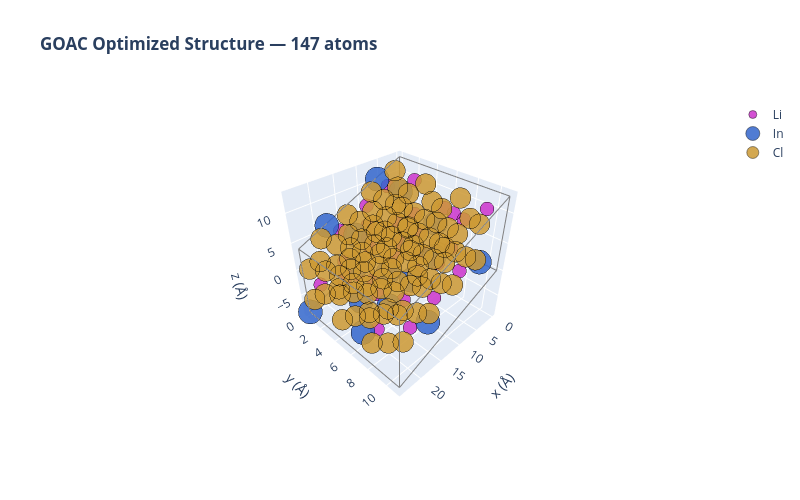

Notebook code cell kept with this figure:
### Markdown cell above
**▲ Figure 1 — Energy landscape + Li positions.** *Left:* histogram of Coulomb energies from 200 random Li configurations in a 2×1×1 supercell. The spread (~45 eV) shows that Li ordering strongly affects the electrostatic energy. The red dashed line marks the lowest-energy configuration found. *Right:* Li atoms (purple dots) of the best structure projected onto the xy-plane.

### Code cell
# 3D interactive plot of the GOAC-optimized structure
import plotly.graph_objects as go
import numpy as np

if best_cif.exists():
    fig = go.Figure()

    # Lattice frame
    lattice = best_structure.lattice
    origin = lattice.get_cartesian_coords([0, 0, 0])
    a = lattice.get_cartesian_coords([1, 0, 0])
    b = lattice.get_cartesian_coords([0, 1, 0])
    c = lattice.get_cartesian_coords([0, 0, 1])

    edges = [
        (origin, a), (origin, b), (origin, c),
        (a, a + b), (a, a + c),
        (b, a + b), (b, b + c),
        (c, a + c), (c, b + c),
        (a + b, a + b + c), (a + c, a + b + c), (b + c, a + b + c),
    ]
    for start, stop in edges:
        fig.add_trace(go.Scatter3d(
            x=[start[0], stop[0]], y=[start[1], stop[1]], z=[start[2], stop[2]],
            mode='lines', line={'color': 'gray', 'width': 2}, showlegend=False,
        ))

    # Atom sites colored by element — only one trace per element
    element_styles = {
        'Li': {'color': '#cc33cc', 'size': 8, 'label': 'Li'},
        'In': {'color': '#3366cc', 'size': 14, 'label': 'In'},
        'Cl': {'color': '#cc9933', 'size': 12, 'label': 'Cl'},
    }

    for elem, style in element_styles.items():
        elem_coords = [s.coords for s in best_structure.sites
                       if s.species.elements[0].symbol == elem]
        if not elem_coords:
            continue
        xs, ys, zs = zip(*elem_coords)
        fig.add_trace(go.Scatter3d(
            x=xs, y=ys, z=zs,
            mode='markers',
            marker={'size': style['size'], 'color': style['color'],
                    'opacity': 0.85, 'line': {'width': 0.5, 'color': 'black'}},
            name=style['label'], showlegend=True,
        ))

    fig.update_scenes(
        xaxis_title='x (Å)', yaxis_title='y (Å)', zaxis_title='z (Å)',
        aspectmode='cube',
        camera=dict(eye=dict(x=1.5, y=1.5, z=1.5)),
    )
    fig.update_layout(
        height=500, width=800,
        title_text=f'<b>GOAC Optimized Structure — {len(best_structure)} atoms</b>',
        showlegend=True,
    )
    fig.show()

### Figure 1 — Plotly figure (JSON) as saved in the notebook; plotly's stock layout.template omitted (floating-point values rounded to 4 significant figures)
{"data": [{"line": {"color": "gray", "width": 2}, "mode": "lines", "showlegend": false, "type": "scatter3d", "x": [0, 23.98], "y": [0, 0], "z": [0, -8.639]}, {"line": {"color": "gray", "width": 2}, "mode": "lines", "showlegend": false, "type": "scatter3d", "x": [0, 1.762e-15], "y": [0, 10.96], "z": [0, 6.709e-16]}, {"line": {"color": "gray", "width": 2}, "mode": "lines", "showlegend": false, "type": "scatter3d", "x": [0, 0], "y": [0, 0], "z": [0, 12.62]}, {"line": {"color": "gray", "width": 2}, "mode": "lines", "showlegend": false, "type": "scatter3d", "x": [23.98, 23.98], "y": [0, 10.96], "z": [-8.639, -8.639]}, {"line": {"color": "gray", "width": 2}, "mode": "lines", "showlegend": false, "type": "scatter3d", "x": [23.98, 23.98], "y": [0, 0], "z": [-8.639, 3.979]}, {"line": {"color": "gray", "width": 2}, "mode": "lines", "showlegend": false, "type": "scatter3d", "x": [1.762e-15, 23.98], "y": [10.96, 10.96], "z": [6.709e-16, -8.639]}, {"line": {"color": "gray", "width": 2}, "mode": "lines", "showlegend": false, "type": "scatter3d", "x": [1.762e-15, 1.762e-15], "y": [10.96, 10.96], "z": [6.709e-16, 12.62]}, {"line": {"color": "gray", "width": 2}, "mode": "lines", "showlegend": false, "type": "scatter3d", "x": [0, 23.98], "y": [0, 0], "z": [12.62, 3.979]}, {"line": {"color": "gray", "width": 2}, "mode": "lines", "showlegend": false, "type": "scatter3d", "x": [0, 1.762e-15], "y": [0, 10.96], "z": [12.62, 12.62]}, {"line": {"color": "gray", "width": 2}, "mode": "lines", "showlegend": false, "type": "scatter3d", "x": [23.98, 23.98], "y": [10.96, 10.96], "z": [-8.639, 3.979]}, {"line": {"color": "gray", "width": 2}, "mode": "lines", "showlegend": false, "type": "scatter3d", "x": [23.98, 23.98], "y": [0, 10.96], "z": [3.979, 3.979]}, {"line": {"color": "gray", "width": 2}, "mode": "lines", "showlegend": false, "type": "scatter3d", "x": [1.762e-15, 23.98], "y": [10.96, 10.96], "z": [12.62, 3.979]}, {"marker": {"color": "#cc33cc", "line": {"color": "black", "width": 0.5}, "opacity": 0.85, "size": 8}, "mode": "markers", "name": "Li", "showlegend": true, "type": "scatter3d", "x": [8.983, 20.97, 6.04, 18.03, 8.965, 20.96, 6.133, 18.12, 3.031, 15.02, 0.02132, 12.01, 3.283, 15.27, 9.057, 12.04, 0.004992, 12.01, 21.06, 15.26, 8.886, 20.81, 15.09, 18.1, 3.147, 6.104, 3.088, 2.99, 14.98, 0.02045, 12.01, 0.1051, 12.1, 5.991, 17.98], "y": [3.803, 3.803, 9.308, 9.308, 0.07175, 0.07175, 7.419, 7.419, 7.305, 7.305, 9.282, 9.282, 0.02833, 0.02833, 3.846, 9.165, 1.922, 5.54, 7.295, 3.798, 0.06284, 7.291, 0.05703, 1.77, 7.31, 5.564, 1.88, 3.798, 3.798, 1.821, 1.821, 7.329, 7.329, 3.595, 3.595], "z": [6.392, 2.073, 1.092, -3.227, 0.09751, -4.222, 10.32, 5.996, 2.219, -2.101, 9.513, 5.194, 8.257, 3.938, -0.1351, -1.167, 3.195, 5.237, -4.411, 4.059, 6.386, 2.077, -2.172, -3.22, 8.35, 1.026, -1.033, 2.201, -2.118, 9.501, 5.181, 6.28, 1.961, 4.428, 0.1082]}, {"marker": {"color": "#3366cc", "line": {"color": "black", "width": 0.5}, "opacity": 0.85, "size": 14}, "mode": "markers", "name": "In", "showlegend": true, "type": "scatter3d", "x": [11.98, 23.97, 3.018, 15.01, 6.122, 18.11, 9.115, 21.11, 0.09169, 12.08, 3.085, 15.08, 6.059, 18.05, 9.051, 21.04], "y": [0.02503, 0.02503, 5.602, 5.602, 0.1203, 0.1203, 5.512, 5.512, 0.1327, 0.1327, 5.541, 5.541, 10.92, 10.92, 5.544, 5.544], "z": [-4.251, -8.571, -1.007, -5.327, 10.39, 6.066, -3.217, -7.536, 6.353, 2.034, 5.299, 0.9794, 4.346, 0.02644, 3.14, -1.18]}, {"marker": {"color": "#cc9933", "line": {"color": "black", "width": 0.5}, "opacity": 0.85, "size": 12}, "mode": "markers", "name": "Cl", "showlegend": true, "type": "scatter3d", "x": [1.579, 13.57, 4.582, 16.57, 10.62, 22.61, 1.599, 13.59, 10.61, 22.6, 1.658, 13.65, 1.529, 13.52, 4.463, 16.45, 1.516, 13.51, 4.501, 16.49, 10.66, 22.65, 1.702, 13.69, 7.505, 19.5, 10.42, 22.41, 4.448, 16.44, 7.631, 19.62, 4.592, 16.58, 7.728, 19.72, 7.452, 19.44, 10.48, 22.47, 7.582, 19.57, 10.49, 22.48, 4.617, 16.61, 7.527, 19.52, 1.556, 13.55, 4.385, 16.38, 10.56, 22.55, 1.573, 13.57, 10.64, 22.64, 1.697, 13.69, 1.48, 13.47, 4.494, 16.49, 1.416, 13.41, 4.562, 16.55, 10.67, 22.66, 1.562, 13.55, 7.521, 19.51, 10.59, 22.58, 4.654, 16.65, 7.623, 19.61, 4.568, 16.56, 7.558, 19.55, 7.673, 19.66, 10.5, 22.49, 7.435, 19.43, 10.49, 22.48, 4.491, 16.48, 7.578, 19.57], "y": [1.809, 1.809, 7.309, 7.309, 1.781, 1.781, 7.282, 7.282, 9.266, 9.266, 3.742, 3.742, 9.308, 9.308, 3.751, 3.751, 0.1005, 0.1005, 5.593, 5.593, 0.07, 0.07, 5.595, 5.595, 1.793, 1.793, 7.3, 7.3, 1.814, 1.814, 7.317, 7.317, 9.256, 9.256, 3.802, 3.802, 9.231, 9.231, 3.785, 3.785, 0.0868, 0.0868, 5.634, 5.634, 0.1297, 0.1297, 5.588, 5.588, 1.779, 1.779, 7.295, 7.295, 1.788, 1.788, 7.334, 7.334, 9.218, 9.218, 3.822, 3.822, 9.22, 9.22, 3.761, 3.761, 0.0842, 0.0842, 5.512, 5.512, 0.05833, 0.05833, 5.543, 5.543, 1.853, 1.853, 7.31, 7.31, 1.869, 1.869, 7.274, 7.274, 9.28, 9.28, 3.788, 3.788, 9.29, 9.29, 3.826, 3.826, 0.03113, 0.03113, 5.569, 5.569, 0.06475, 0.06475, 5.505, 5.505], "z": [1.098, -3.222, 0.06019, -4.259, 7.208, 2.888, 10.43, 6.108, 7.2, 2.881, 10.48, 6.165, 1.167, -3.152, 0.0467, -4.273, 10.63, 6.312, 9.585, 5.266, -2.155, -6.475, 1.047, -3.272, -0.911, -5.23, -2.037, -6.357, 9.523, 5.203, 8.469, 4.15, 9.535, 5.216, 8.38, 4.061, -0.9477, -5.267, -2.001, -6.321, 8.514, 4.194, 7.242, 2.922, -0.06356, -4.383, -1.044, -5.363, 7.516, 3.196, 6.341, 2.021, 0.9347, -3.385, 4.248, -0.07159, 0.966, -3.353, 4.188, -0.1311, 7.455, 3.135, 6.316, 1.997, 4.244, -0.0751, 3.141, -1.179, 4.09, -0.2298, 7.415, 3.095, 5.184, 0.8646, 4.139, -0.1803, 3.079, -1.241, 2.006, -2.314, 3.018, -1.302, 2.024, -2.296, 5.25, 0.9305, 4.27, -0.04956, 2.144, -2.175, 1.099, -3.22, 6.158, 1.838, 5.152, 0.8328]}], "layout": {"height": 500, "scene": {"aspectmode": "cube", "camera": {"eye": {"x": 1.5, "y": 1.5, "z": 1.5}}, "xaxis": {"title": {"text": "x (Å)"}}, "yaxis": {"title": {"text": "y (Å)"}}, "zaxis": {"title": {"text": "z (Å)"}}}, "showlegend": true, "title": {"text": "<b>GOAC Optimized Structure — 147 atoms</b>"}, "width": 800}}
